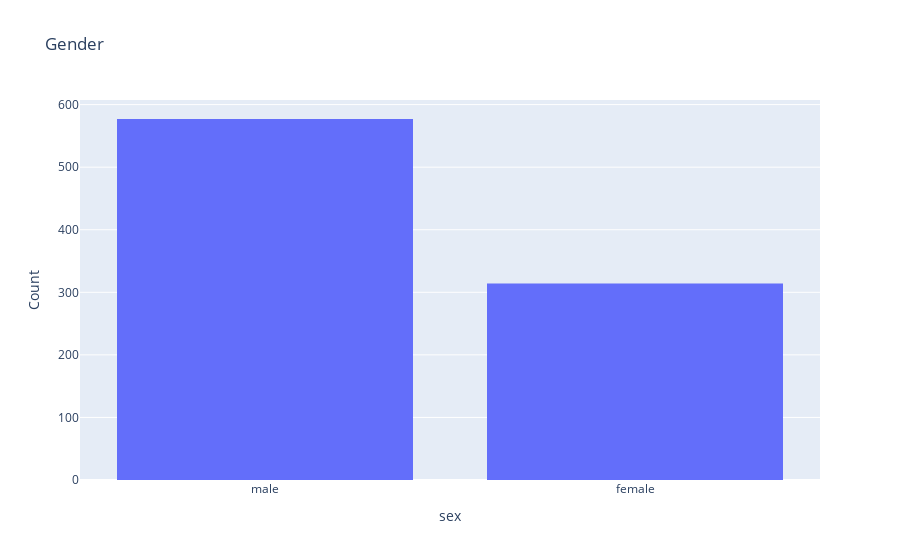

Notebook cell for this chart:
### Markdown cell above
### Task 8
Recreate the interactive plot below using the titanic dataframe. There are very few hints since the plot can be done with just one or two lines of code and a hint would basically give away the solution. Keep careful attention to the x and y labels for hints

### Code cell
titanic = sns.load_dataset('titanic')
fig = px.histogram(titanic, x='sex', nbins=100, title='Gender')
fig.update_layout(xaxis_title='sex', yaxis_title='Count')
fig.show()

### Figure 1 — Plotly figure (JSON) as saved in the notebook; plotly's stock layout.template omitted (floating-point values rounded to 4 significant figures; data arrays with more than 128 entries replaced by an {"elided": "..."} marker saying what was removed)
{"data": [{"alignmentgroup": "True", "bingroup": "x", "hovertemplate": "sex=%{x}<br>count=%{y}<extra></extra>", "legendgroup": "", "marker": {"color": "#636efa", "pattern": {"shape": ""}}, "name": "", "nbinsx": 100, "offsetgroup": "", "orientation": "v", "showlegend": false, "type": "histogram", "x": {"elided": "891 str values"}, "xaxis": "x", "yaxis": "y"}], "layout": {"barmode": "relative", "legend": {"tracegroupgap": 0}, "title": {"text": "Gender"}, "xaxis": {"anchor": "y", "domain": [0, 1], "title": {"text": "sex"}}, "yaxis": {"anchor": "x", "domain": [0, 1], "title": {"text": "Count"}}}}
